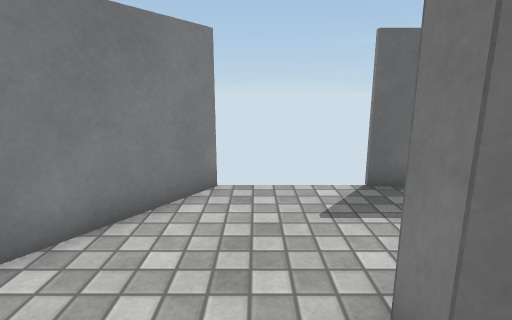
view 1 (above)

13 first-person views from a walk through a 3-D level made in the Unity game engine. The camera is 1.2 m above the floor, tilts 12° down and sees 80° across. The floor is counted in squares, 0.5 m on a side. Each view is taken from the middle of a square. On the plan, view 1 faces up. The plan holds only what a view shows up to about 19 squares ahead; the rest is blank. Some animated figures are left out. Surface patterns are stand-ins for the level's own textures.

view 2
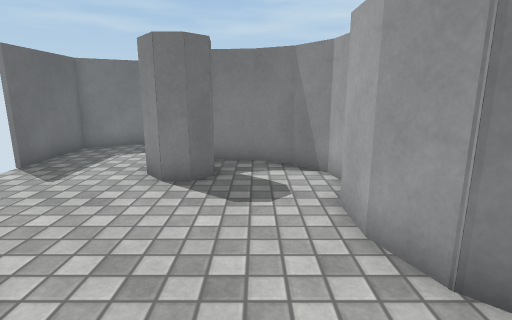

view 3
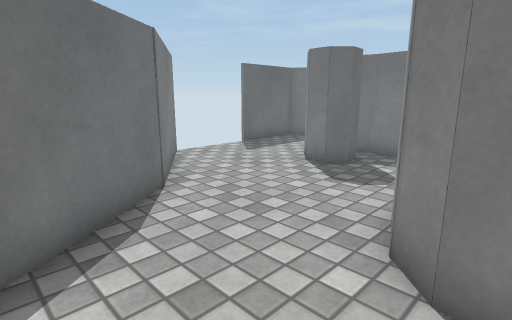

view 4
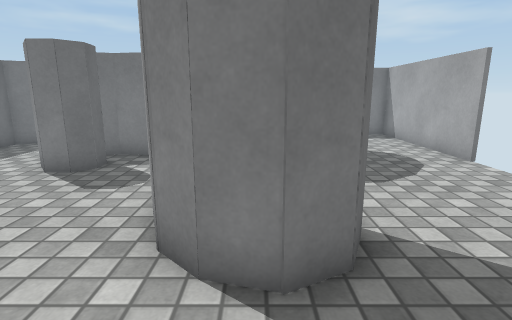

view 5
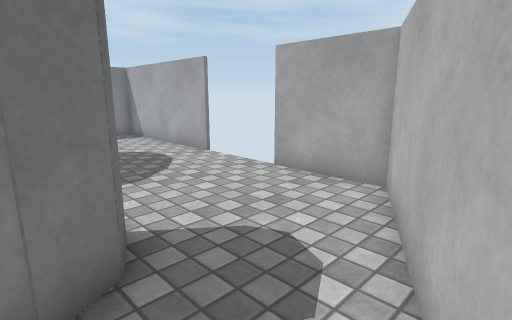

view 6
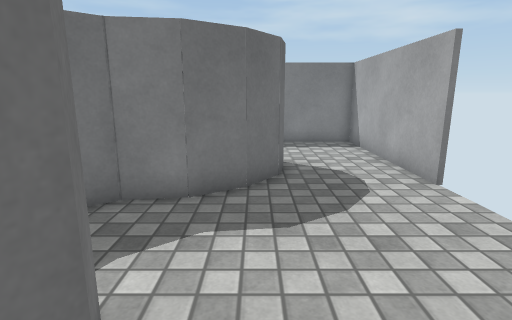

view 7
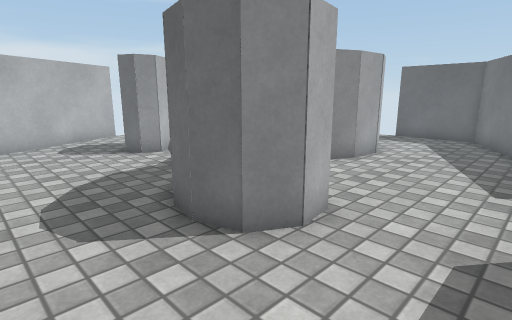

view 8
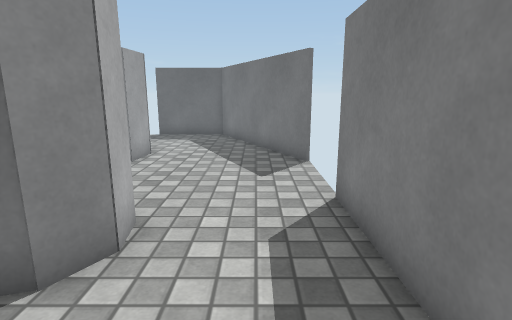

view 9
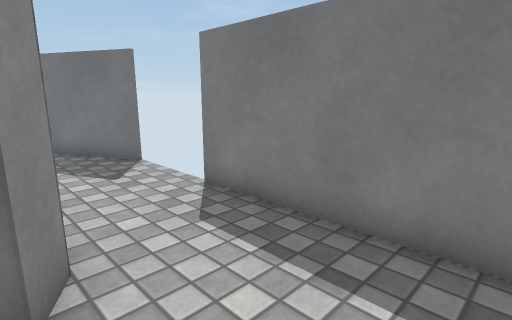

view 10
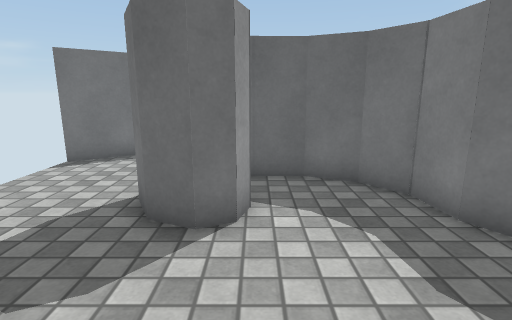

view 11
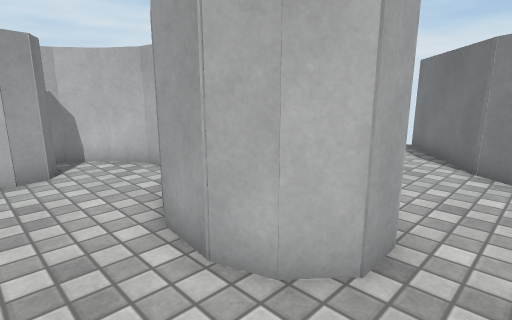

view 12
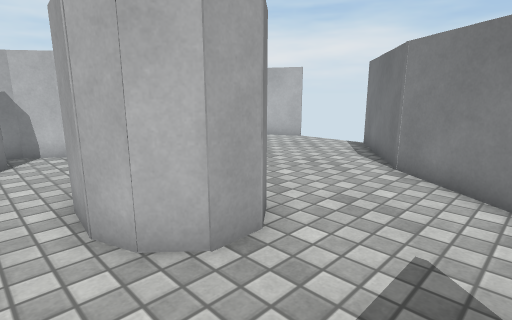

view 13
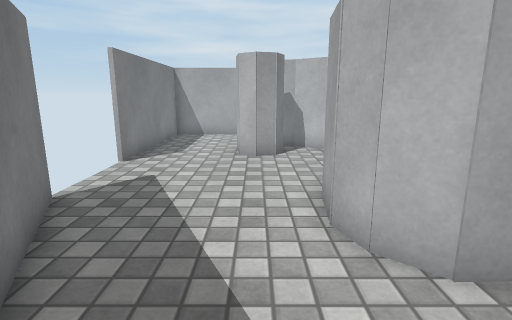

### Floor plan
Points are (right, up) in squares from view 1. A wall is a line through its corners. A room is listed if a view was taken in it or the views show most of it. See-through windows are left out.
Room 1 (views 1, 2, 3, 4, 5, 6)
walls: (-4.1, -5.4) (-4.7, -4.4) (-4.3, -3.2) (-3.6, -2.5) (-2.1, -1.9) (-0.5, -1.9); (-3.6, 4.2) (-4.1, 3.4) (-8.9, -0.1); (1.4, -2.5) (2.3, -2.3) (3.6, -1.3) (4.3, 0.1) (4.4, 1.6); (-8.9, -4) (-6.5, -8.8); (2.7, 1.4) (2, 1.3) (1.4, 1.9) (1.4, 2.7)
ways out: opening at (-5.5, -7.5) to room 2; opening at (-1, 3) to room 3; gap at (-9, -4)
Room 2 (views 7, 8, 9, 10)
walls: (2.9, -11.9) (10.9, -11.9) (10.9, -5.4); (6.7, -5.5) (6.9, -6.6) (6.3, -7.6) (5.2, -7.9) (4.1, -7.7) (2.9, -6.8) (2, -5.4) (1.8, -3.9) (0.9, -2.7) (-0.6, -2) (-2.1, -2.1); (-2.5, -4) (-2.1, -4.7) (-2.4, -5.5) (-3.1, -5.8) (-4.1, -5.4); (-6.5, -8.8) (-5, -11.9) (-1, -11.9)
ways out: opening at (-5.5, -7.5) to room 1; opening at (9, -6) to room 3; gap at (-1, -12); gap at (3, -12)
Room 3 (views 11, 12, 13)
walls: (1.4, 2.7) (2.2, 3.4) (3.4, 3.4) (4.2, 2.6) (4.6, 1.6) (4.4, 0) (3.7, -1.4); (10.9, 0) (7, 7.9) (2.9, 7.9); (2, -4.6) (2.1, -5.4) (3, -6.7) (4.2, -7.5); (4.8, -6) (5.2, -5.3) (6, -5.1) (6.7, -5.5); (10.9, -5.4) (10.9, -3.9); (-1, 8) (-3.6, 4.2)
ways out: opening at (-1, 3) to room 1; opening at (9, -6) to room 2; gap at (3, 8); gap at (11, -4); gap at (11, 0)

Where each view was taken, in squares from view 1:
view 1: 0 up, 0 right, facing up
view 2: 0 up, 7 left, facing right
view 3: 4 down, 8 left, facing up-right
view 4: 4 down, 8 left, facing right
view 5: 4 down, 8 left, facing down-right
view 6: 7 down, 5 left, facing right
view 7: 11 down, 10 right, facing up-left
view 8: 11 down, 9 right, facing up
view 9: 11 down, 6 right, facing up-right
view 10: 11 down, 2 left, facing up
view 11: 5 up, 7 right, facing down-left
view 12: 7 up, 6 right, facing down-left
view 13: 7 up, 6 right, facing down
